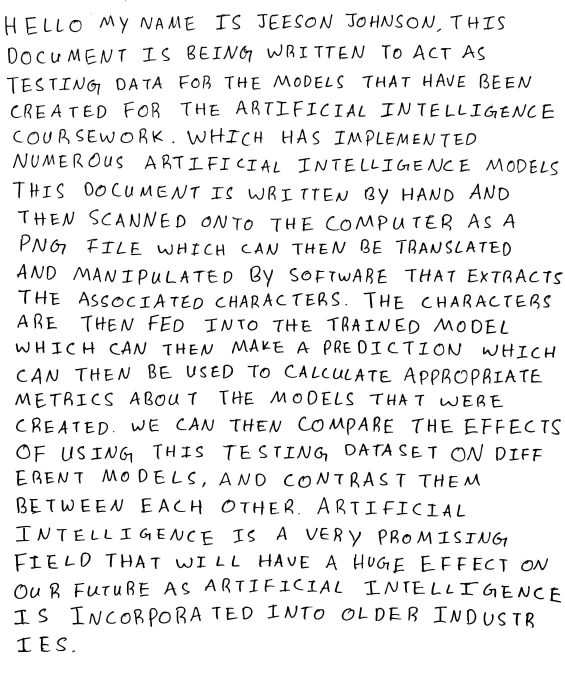
#> input picture HandWrittenLettersAlignmentFixed/ocr/testing/testData.png, 1129 x 1367 px (shown at 1/2 size); its folder holds only this picture in this run
$ jupyter execute --allow-errors 'Hand Written Coursework Neural Net With Dictionary.ipynb'   (shell and % lines are left out)   (older library calls are emulated)
#> lines starting #> are read from the running program, lines starting #| are printed output that depends on the picture; after the words box and inside, x2 and y2 are one past the last pixel; in counts of white or black regions, pixels touching at a corner belong together
# NN - Neural nets with dictionary

### Setting up the dataset, (SHOULD BE ONLY RUN ONCE)

## Extracting Training Data

[cell 1]
import csv
import numpy as np
import string

##We needed to include skipDataParam otherwise dataset is too large for my system memory
def extractHandWrittenLettersFromCSV(csv_File_Path,skipData):
    global lettersTarget
    pictureArray=[]
    alphabets_mapper = {0:'a',1:'b',2:'c',3:'d',4:'e',5:'f',6:'g',7:'h',8:'i',9:'j',10:'k',11:'l',12:'m',13:'n',14:'o',15:'p',16:'q',17:'r',18:'s',19:'t',20:'u',21:'v',22:'w',23:'x',24:'y',25:'z'}
    with open(csv_File_Path,newline="") as csvfile:
        reader = csv.reader(csvfile, delimiter=',', quotechar='|',quoting=csv.QUOTE_NONNUMERIC)
        counter = 0
        for row in reader:
            if(counter==skipData):
                digit_name=row.pop(0)
                lettersTarget.append(alphabets_mapper[int(digit_name)])
                pictureArray.append(np.asarray(row))
                counter=0
            counter=counter+1
    return np.asarray(pictureArray)

lettersTarget=[]
#> (the rest of this cell did not finish here and is left out)

# General Functions

[cell 2]
##Note the new images are 28x28
## For image recognition
import numpy as np
import matplotlib.pyplot as plt
import matplotlib.cm as cm

##For image analysis
from skimage.io import imread
from skimage.transform import resize

##Library for extracting all images in a directory
import glob
import sys


## CONSTANTS
folder_strings = 'abcdefghijklmnopqrstuvwxyz'
smallestNumberOfElementsInEachCollection=sys.maxsize;

# [57 lines left out: functions printArrayImage, printImage, printAllImagesInDataSetWithPrediction, not called in this run]

## Extracting Testing Data

Below are the methods for extracting the testing data

[cell 3]
# [168 lines of commented-out code are left out]
import matplotlib.cm as cm
import numpy as np
import matplotlib.pyplot as plt
import matplotlib.patches as mpatches

##For image analysis
from skimage.io import imread as mainImageRead
from skimage.transform import resize
from scipy.misc import imread, imresize, imsave
from skimage.morphology import label
from skimage.measure import regionprops
##Custom skimage improt below
from scipy.ndimage.filters import gaussian_filter
import skimage as skimage
import skimage.segmentation as segment

##Library for extracting all images in a directory
import glob
import re


class Extract_Letters:
    def extractFile(self, image):
        #         image = imread(filename, 1)

        # apply threshold in order to make the image binary
        bw = image < 120

        # remove artifacts connected to image border
        cleared = bw.copy()
        segment.clear_border(cleared)

#         # label image regions
        label_image = label(cleared, neighbors=4)
        borders = np.logical_xor(bw, cleared)
        label_image[borders] = -1

        letters = list()
        order = list()

        for region in regionprops(label_image):
            minr, minc, maxr, maxc = region.bbox
            # skip small images
            if region.area > 0:
#             if maxr - minr > len(image) / 250:##175 MAKES IT IDEAL FOR DATA EXTRACTION!
                rect = mpatches.Rectangle((minc, minr), maxc - minc, maxr - minr,
                                          fill=False, edgecolor='red', linewidth=2)
                order.append(region.bbox)

        # sort the detected characters left->right, top->bottom
        lines = list()
        first_in_line = ''
        counter = 0

        # worst case scenario there can be 1 character per line
        for x in range(len(order)):
            lines.append([])

        for character in order:
            if first_in_line == '':
                first_in_line = character
                lines[counter].append(character)
            elif abs(character[0] - first_in_line[0]) < (first_in_line[2] - first_in_line[0]):
                lines[counter].append(character)
            elif abs(character[0] - first_in_line[0]) > (first_in_line[2] - first_in_line[0]):
                first_in_line = character
                counter += 1
                lines[counter].append(character)

        for x in range(len(lines)):
            lines[x].sort(key=lambda tup: tup[1])

        final = list()
        prev_tr = 0
        prev_line_br = 0

        for i in range(len(lines)):
            for j in range(len(lines[i])):
                tl_2 = lines[i][j][1]
                bl_2 = lines[i][j][0]
                if tl_2 > prev_tr and bl_2 > prev_line_br:
                    tl, tr, bl, br = lines[i][j]
                    letter_raw = bw[tl:bl, tr:br]
                    letter_norm = resize(letter_raw, (20, 20))
                    final.append(letter_norm)
                    prev_tr = lines[i][j][3]
                if j == (len(lines[i]) - 1):
                    prev_line_br = lines[i][j][2]
            prev_tr = 0
            tl_2 = 0
            ##print ('Characters recognized: ' + str(len(final)))
        print(f"Totally recognised {len(final)} characters")
        final = convertTestDataToDimensionOfTraining(final)
        return final


    def extractFileWord(self, filename):
        image = imread(filename, 1)
#> image: shape (1367, 1129) float32; min 0, max 255, mean 236.2

        # apply threshold in order to make the image binary
        bw = (image > 120).astype(np.float)
#> bw: shape (1367, 1129) float64; values 0 (black) and 1 (white), 93% white; 742 black regions (7 under 20 px), largest, box (x1, y1, x2, y2) and area: (597, 833, 647, 863) 331, (33, 994, 53, 1027) 246, (101, 479, 132, 509) 241

        # remove artifacts connected to image border
        cleared = bw.copy()
        cleared = gaussian_filter(cleared, (0,3))
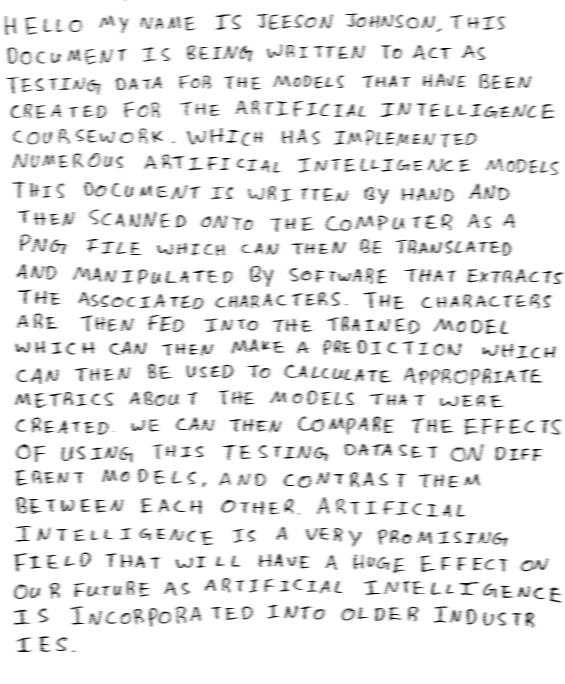
#> cleared: shape (1367, 1129) float64 (shown at 1/2 size); min 0, max 1, mean 0.93
        cleared = cleared < 1
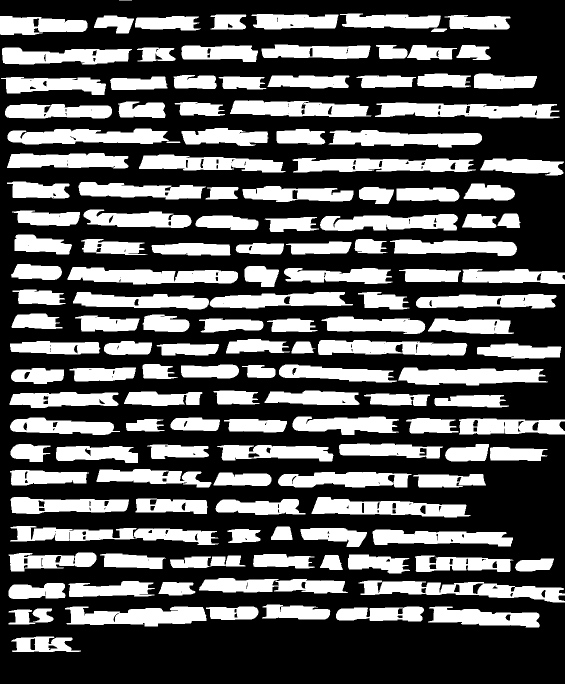
#> cleared: shape (1367, 1129) bool (shown at 1/2 size); 34.7% white; 145 white regions, largest, box (x1, y1, x2, y2) and area: (717, 1161, 1129, 1205) 8997, (20, 1052, 438, 1090) 8633, (750, 205, 1120, 237) 8558
        segment.clear_border(cleared)

        # clear_border(cleared)

#         # label image regions
        label_image = label(cleared, neighbors=4)
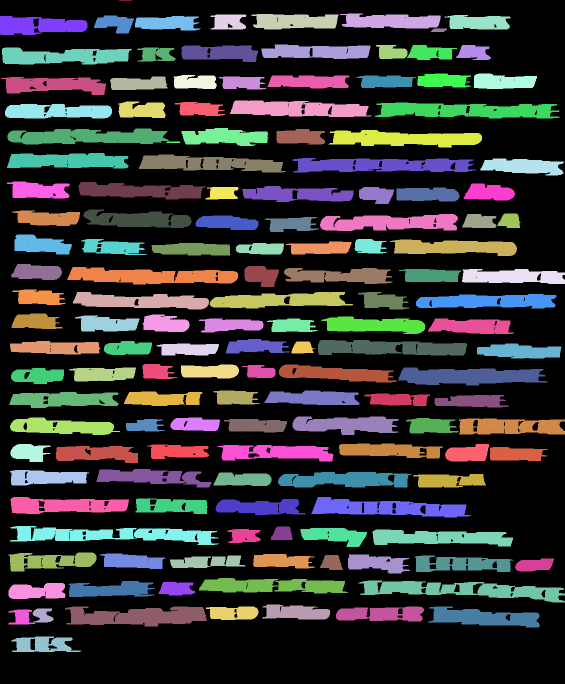
#> label_image: shape (1367, 1129) int32 (shown at 1/2 size); 147 distinct labels, from 0 to 146; one colour per label, 0 black
        borders = np.logical_xor(bw, cleared)
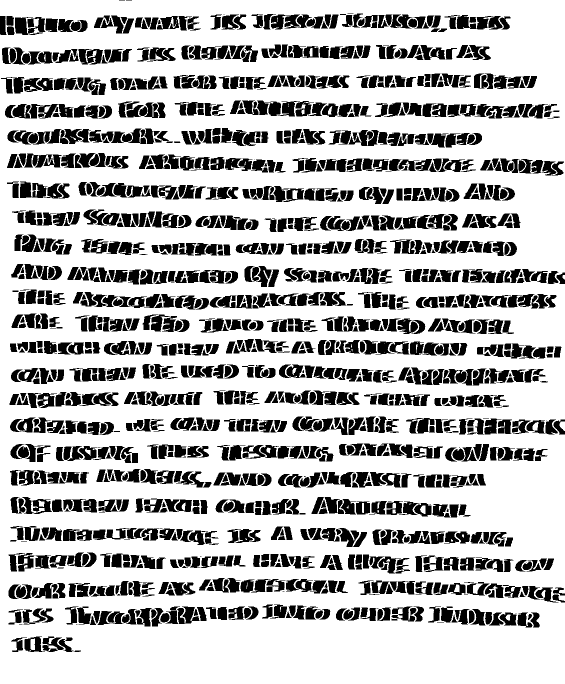
#> borders: shape (1367, 1129) bool (shown at 1/2 size); 72.3% white; 1425 black regions (81 under 20 px), largest, box (x1, y1, x2, y2) and area: (30, 34, 91, 70) 1483, (514, 201, 562, 232) 1097, (157, 98, 206, 129) 1083
        label_image[borders] = -1
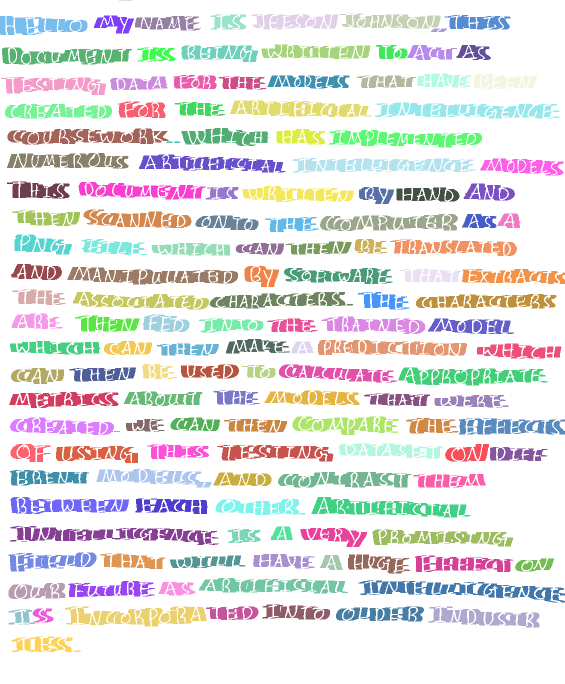
#> label_image: shape (1367, 1129) int32 (shown at 1/2 size); 147 distinct labels, from -1 to 146; one colour per label, 0 black, -1 white

        letters = list()
        order = list()

        for region in regionprops(label_image):
            minr, minc, maxr, maxc = region.bbox
            # skip small images
#             if region.area > 40:
            if region.area > 200:##175 MAKES IT IDEAL FOR DATA EXTRACTION!
                rect = mpatches.Rectangle((minc, minr), (maxc - minc), (maxr - minr),
                                          fill=False, edgecolor='red', linewidth=2)
                order.append((minr-4, minc+4, maxr+4, maxc-4))
#> this loop made 146 passes
#> (minr, minc, maxr, maxc) on passes 1 to 12: (0, 238, 1, 264), (27, 680, 57, 882), (28, 503, 59, 677), (29, 421, 59, 493), (30, 889, 59, 1021), (31, 188, 67, 268), (32, 0, 70, 175), (32, 270, 61, 402), (57, 862, 64, 894), (89, 523, 118, 741), (90, 752, 118, 815), (90, 814, 120, 914)
#> after the loop, order = 143 items, first 6: (23, 684, 61, 878), (24, 507, 63, 673), (25, 425, 63, 489), (26, 893, 63, 1017), (27, 192, 71, 264), (28, 4, 74, 171)

        # sort the detected characters left->right, top->bottom
        lines = list()
        first_in_line = ''
        counter = 0

        # worst case scenario there can be 1 character per line
        for x in range(len(order)):
            lines.append([])
#> this loop made 143 passes
#> after the loop, lines = 143 items, first 6: [], [], [], [], [], []

        for character in order:
            if first_in_line == '':
                first_in_line = character
                lines[counter].append(character)
            elif abs(character[0] - first_in_line[0]) < (first_in_line[2] - first_in_line[0]):
                lines[counter].append(character)
            elif abs(character[0] - first_in_line[0]) > (first_in_line[2] - first_in_line[0]):
                first_in_line = character
                counter += 1
                lines[counter].append(character)
#> this loop made 143 passes
#> first_in_line on passes 1, 8, 15, 23, 28, 32, 36, 43, 50, 57, 63, 68: (23, 684, 61, 878), (85, 527, 122, 737), (143, 838, 179, 938), (197, 464, 238, 739), (252, 367, 296, 533), (302, 18, 341, 253), (359, 18, 401, 135), (415, 171, 460, 379), (465, 33, 513, 140), (524, 26, 564, 120), (575, 29, 614, 128), (623, 27, 662, 122)
#> after the loop, counter = 23

        for x in range(len(lines)):
            lines[x].sort(key=lambda tup: tup[1])

        final = list()
        prev_tr = 0
        prev_line_br = 0

        for i in range(len(lines)):
            for j in range(len(lines[i])):
                tl_2 = lines[i][j][1]
                bl_2 = lines[i][j][0]
                if tl_2 > prev_tr and bl_2 > prev_line_br:
                    tl, tr, bl, br = lines[i][j]
                    letter_raw = bw[tl:bl, tr:br]
                    final.append(letter_raw)
                    prev_tr = lines[i][j][3]
                if j == (len(lines[i]) - 1):
                    prev_line_br = lines[i][j][2]
            prev_tr = 0
            tl_2 = 0
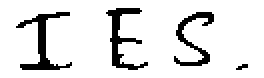
#> letter_raw: shape (39, 132) float64 (shown 2 times larger); values 0 (black) and 1 (white), 88.3% white; 4 black regions (1 under 20 px), largest, box (x1, y1, x2, y2) and area: (8, 6, 36, 35) 219, (53, 4, 74, 35) 206, (87, 6, 107, 33) 165
#> after the loop, bl = 1308; br = 158; final = 138 items; tl = 1269; tr = 26
            ##print ('Characters recognized: ' + str(len(final)))
        print(f"Totally recognised {len(final)} characters")
#| Totally recognised 138 characters
        return final

    def __init__(self):
        print("Extracting characters...")


##Function to pass into numpy array, can ignore
def pad_with(vector, pad_width, iaxis, kwargs):
    pad_value = kwargs.get('padder', 10)
    vector[:pad_width[0]] = pad_value
    vector[-pad_width[1]:] = pad_value

##Pads testing data to work with training dataset
def convertTestDataToDimensionOfTraining(data):
    finalResult=[]
    for element in range(len(data)):
        finalResult.append(np.pad(data[element], 4, pad_with,padder=0))
    return finalResult


################################ Extracting testing data 2 ############################################
#Step 1 : First extrac the image into words
#Step 2: Pass the words into the character segmentation program
#Step 3: Use the characters to then make a predidction on the data
trainingDirectory = "ocr/testing/"
testingWordDirectory = "ocr/beingTestedWord/"
testingCharDirectory = "ocr/beingTestedCharacters/"


# #Get associated testing data
# [11 lines left out: function getTestingDataText, not called in this run]


def getWordText():
    global targetText
    global targetImage
    charCounter = 0
    wordCounter = 0
    allFileNames = glob.glob(f"{trainingDirectory}*.png")
    extract = Extract_Letters()
    for fileName in allFileNames:
        allWordsResult = extract.extractFileWord(fileName);
#> allWordsResult = 138 items
#         print("Total number of words founds were",len(allWordsResult),"\n\n Now Characters")
        for word in allWordsResult:
            tempWordStore = []
            imsave(f"{testingWordDirectory}{wordCounter}.png", word)
            wordImage = mainImageRead(f"{testingWordDirectory}{wordCounter}.png",as_grey=True)
            wordImage = np.asarray(wordImage)
#             wordImage = np.pad(wordImage, 5, pad_with,padder=255)
            imsave(f"{testingWordDirectory}{wordCounter}.png", wordImage)
            allCharacters = extract.extractFile(wordImage)
#             wordImage = wordImage.flatten()
            wordCounter=wordCounter+1
#             print("characters length in word",len(allCharacters),"\n")
            for character in allCharacters:
                imsave(f"{testingCharDirectory}{charCounter}.png", character)
                charImage = mainImageRead(f"{testingCharDirectory}{charCounter}.png",as_grey=True)
                charImage = np.asarray(charImage).flatten()
                charCounter=charCounter+1
                tempWordStore.append(charImage)
            targetImage.append(tempWordStore)
#> this loop made 1 pass
#| Totally recognised 6 characters
#> pass 1, in getWordText, `imsave(f"{testingWordDirectory}{wordCounter}.png", word)`:
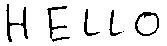
#> saved as 0.png: PIL image 167x46 L; 90.1% white; black in thin lines or dots, all inside (x1, y1, x2, y2) = (6, 4, 159, 42)
#> pass 1, in extractFile, `label_image = label(cleared, neighbors=4)`:
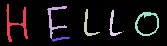
#> label_image: shape (46, 167) int32; 8 distinct labels, from 0 to 7; one colour per label, 0 black
        targetText=getTestingDataText(fileName)
    print("Total Word count",wordCounter)
    print("Total Char counter",charCounter)

targetImage=[]
targetText = []
#> (the rest of this cell did not finish here and is left out)

# Training the Neural Network

We need to first alter the data to work with the keras and tensor flow

[cell 4]
## Import the appropraite libraries
import numpy as np
import mnist
import matplotlib.pyplot as plt
from keras.models import Sequential
from keras.layers import Dense
from keras.utils import to_categorical
from keras.layers import Dropout
from keras.layers import Flatten
from keras.layers.convolutional import Conv2D
from keras.layers.convolutional import MaxPooling2D
from keras.utils import to_categorical
from keras import backend as K
from keras.utils import np_utils
from sklearn.model_selection import train_test_split


############################# Define methods for manipulating data to fit library###############################
def letterConverter(arr,convert="number"):
#> called with convert = 'number'
    alphabetMapper={"a":0,"b":1,"c":2,"d":3,"e":4,"f":5,"g":6,"h":7,"i":8,"j":9,"k":10,"l":11,"m":12,"n":13,"o":14,"p":15,"q":16,"r":17,"s":18,"t":19,"u":20,"v":21,"w":22,"x":23,"y":24,"z":25,"1":26,"2":27,"3":28,"4":29,"5":30,"6":31,"7":32,"8":33,"9":34,"(":2,")":2,"0":14}
    temp=[]
    for letter in arr:
        if(convert=="number"):
            temp.append(alphabetMapper[letter])
        else:
            for letterAlphabet,alphabetNumber in alphabetMapper.items():
                if(alphabetNumber==letter):
                    temp.append(letterAlphabet)
                    break
    if(convert=="number"):
        return np.asarray(temp)
    return temp


trainTarget=letterConverter(lettersTarget)##Neural net is configured to accept numeric outputs
#> (the rest of this cell did not finish here and is left out)
